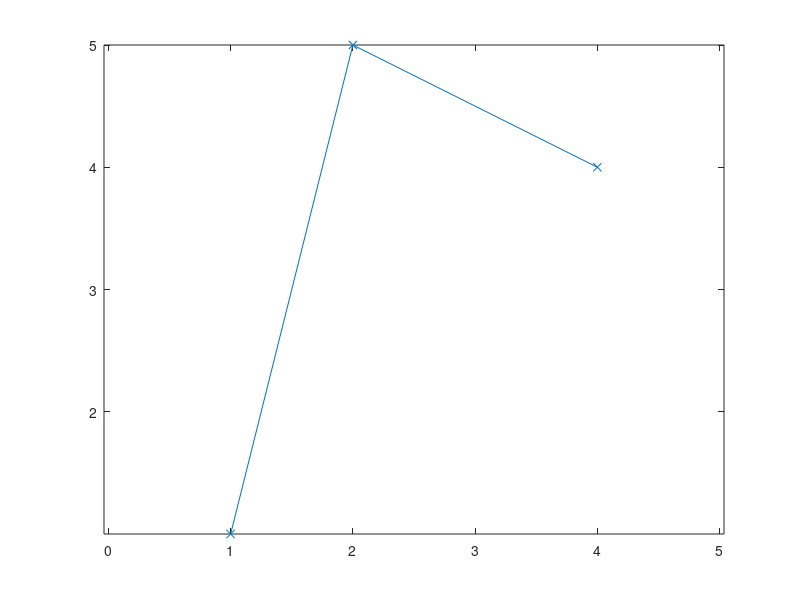
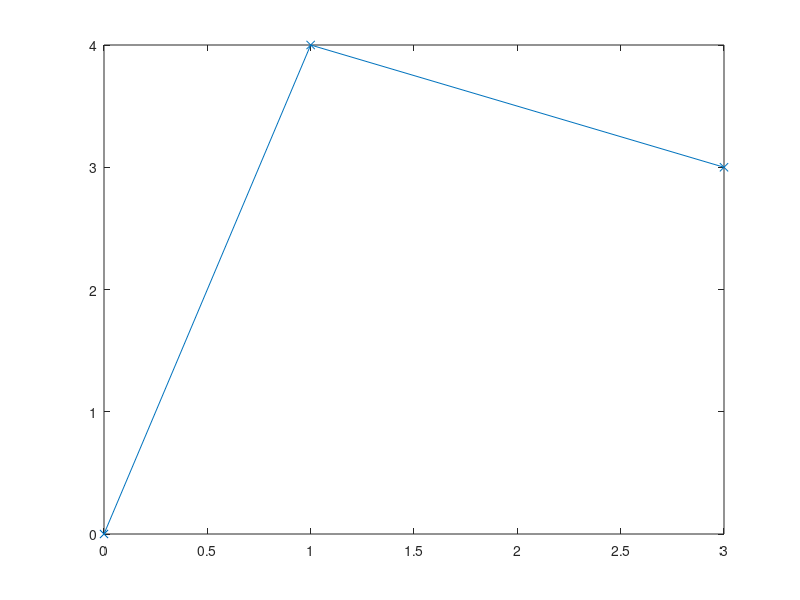

Write the MATLAB code that produced these figures, in order.
%PVTest.m
%  
%   Position vector test for VICIS headform CoM calculation
%
clc
clear all
close all

%1. Initialize and plot values from headform calibration frame
handles.calibratedHeadform(1,1:2) =[4,4];
handles.calibratedHeadform(2,1:2) =[2,5];
handles.calibratedHeadform(3,1:2) =[1,1];

figure(1)
plot(handles.calibratedHeadform(:,1),handles.calibratedHeadform(:,2),'x-')
axis equal

%2. Save raw values for verification of transformation matrix
P1=handles.calibratedHeadform(1,:);
P2=handles.calibratedHeadform(2,:);
P3=handles.calibratedHeadform(3,:);

%3. Express all 3 headform calibration points relative to point 3
for jk=1:3
    for jj=1:2
        handles.translatedHeadform(jk,jj)=handles.calibratedHeadform(jk,jj)-handles.calibratedHeadform(3,jj);
    end
end

figure(2)
plot(handles.translatedHeadform(:,1),handles.translatedHeadform(:,2),'-x');

%4.	Find angle between Cartesian X axis and line from origin through point #1
deltaX=  handles.translatedHeadform(1,1);
deltaY=  handles.translatedHeadform(1,2);
theta1= atan2(deltaY,deltaX);
thetaDegrees=57.3*theta1

%5. Rotate translated coordinates by -theta1
%   Transformation is:
%             x' = X*cos(theta) - Y*sin(theta)
%             y' = X*sin(theta) + Y*cos(theta)

rot=-theta1;
rotMat(1,:)= [ cos(rot) -sin(rot)];
rotMat(2,:)= [ sin(rot)  cos(rot)];
rotMat


point_2(1,1)=handles.translatedHeadform(2,1); %X coordinate
point_2(2,1)=handles.translatedHeadform(2,2); %Y coordinate
% 
p=rotMat*point_2
     
% figure(3)
% plot(p(1,:),p(2,:),'xb-')
% axis equal
     
 

%   Set up 4x4 to get pv is one step
T(1,1:4) = [1 0 0 0];
%Set up tramsformation for translation followed by rotation 
% See
% https://www.cs.mtu.edu/~shene/COURSES/cs3621/NOTES/geometry/geo-tran.html
T(1:4,1) = [1 -P3(1)*cos(rot)+P3(2)*sin(rot) -P3(1)*sin(rot)-P3(2)*cos(rot) 0];

%Add rotation matrix
T(2,2:4)=[ rotMat(1,1) rotMat(1,2) 0];
T(3,2:4)=[ rotMat(2,1) rotMat(2,2) 0];
T(4,2:4)=[ 0 0 1 ];

% T(2,2:4)=[ 1 0 0];
% T(3,2:4)=[ 0 1 0];
% T(4,2:4)=[ 0 0 1];
T
point=[ 1 2 5 0]'

newPoint=T*point

%
% set up the x=T*x'
%
T2(1:4,1)=[1 P3(1) P3(2) 0]
T2(2,2:4)=[cos(rot)     sin(rot) 0];
T2(3,2:4)=[-sin(rot)    cos(rot) 0];
T2(4,2:4)=[0 0 1];
T2

%Invert it
T3=inv(T2)


point=[ 1 2 5 0]'

newPoint3=T3*point


newTheta=theta1;
h=-1;
k=-1;

Matrix(1,1:3)=[1 0 0];
Matrix(2,1:3)=[h  cos(newTheta)  sin(newTheta) ];
Matrix(3,1:3)=[k -sin(newTheta)  cos(newTheta) ];

Matrix

ptGlobal=Matrix*[1 3.53 2.1]'

